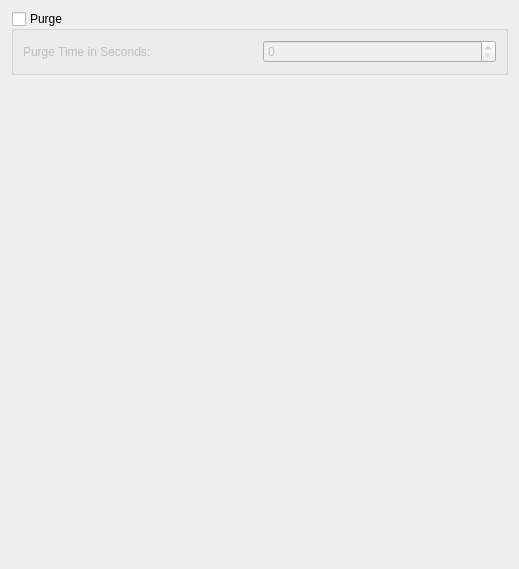
<?xml version="1.0" encoding="UTF-8"?>
<ui version="4.0">
 <class>CyberEngagementBrowserPrefWidget</class>
 <widget class="QWidget" name="CyberEngagementBrowserPrefWidget">
  <property name="geometry">
   <rect>
    <x>0</x>
    <y>0</y>
    <width>519</width>
    <height>569</height>
   </rect>
  </property>
  <property name="windowTitle">
   <string>Cyber Engagements</string>
  </property>
  <layout class="QVBoxLayout" name="verticalLayout">
   <item>
    <widget class="QGroupBox" name="mPurgeGroupBox">
     <property name="title">
      <string>Purge</string>
     </property>
     <property name="checkable">
      <bool>true</bool>
     </property>
     <property name="checked">
      <bool>false</bool>
     </property>
     <layout class="QVBoxLayout" name="verticalLayout_2">
      <item>
       <layout class="QHBoxLayout" name="horizontalLayout">
        <item>
         <widget class="QLabel" name="label">
          <property name="text">
           <string>Purge Time in Seconds:</string>
          </property>
         </widget>
        </item>
        <item>
         <widget class="QSpinBox" name="mPurgeTimeSpinbox"/>
        </item>
       </layout>
      </item>
     </layout>
    </widget>
   </item>
   <item>
    <spacer name="verticalSpacer">
     <property name="orientation">
      <enum>Qt::Vertical</enum>
     </property>
     <property name="sizeHint" stdset="0">
      <size>
       <width>20</width>
       <height>487</height>
      </size>
     </property>
    </spacer>
   </item>
  </layout>
 </widget>
 <resources/>
 <connections/>
</ui>
